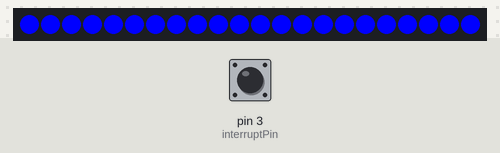
This sketch was run on a simulated Arduino Uno, built with avr-gcc and run on an emulated ATmega328P. Parts: 22 RGB LEDs in strip order, left to right. The test bench sets the inputs (shaded band); at power-on: pin 3 (interruptPin) HIGH.

Above: at 1.2 s.
1.3 s: pin 3 (interruptPin) pulled LOW for 0.15 s
At 1.39 s:
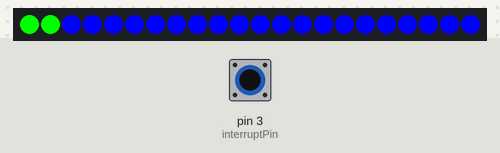
2.0 s: pin 3 (interruptPin) pulled LOW for 1 s
At 3.4 s:
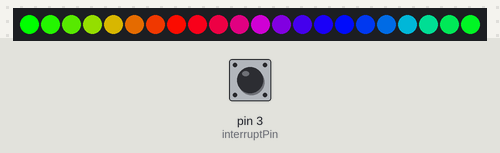
4.5 s: pin 3 (interruptPin) pulled LOW for 0.15 s
At 4.66 s:
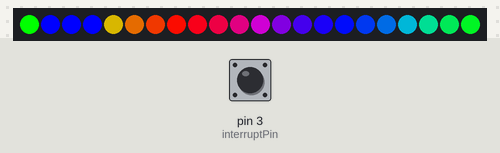
5.2 s: pin 3 (interruptPin) pulled LOW for 3.2 s
At 6.6 s:
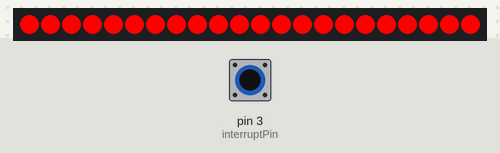
9.9 s: pin 3 (interruptPin) pulled LOW for 0.15 s
At 10.26 s:
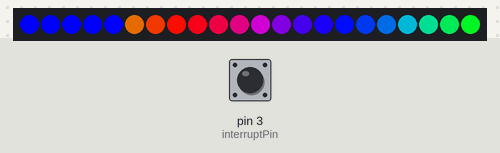
10.6 s: pin 3 (interruptPin) pulled LOW for 1 s
At 10.62 s:
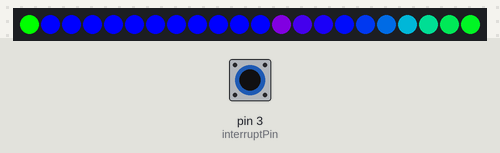

The sketch:

schuhe-code.ino
```cpp
#include <Adafruit_NeoPixel.h>

#define PIN 6
#define MAXF 5

const int interruptPin = 3;
volatile int state = 0;

Adafruit_NeoPixel strip = Adafruit_NeoPixel(22, PIN, NEO_GRB + NEO_KHZ800);

void setup() {
  pinMode(interruptPin, INPUT_PULLUP);
  strip.begin();
  strip.show(); // Initialize all pixels to 'off'
  attachInterrupt(digitalPinToInterrupt(interruptPin), handler, CHANGE);
}

void loop() {
  switch (state) {
    case 0:
      colorWipe(strip.Color(0, 0, 255), 50, 0);
      break;
    case 1:
      colorWipe(strip.Color(0, 255, 0), 50, 1);
      break;
    case 2:
      colorWipe(strip.Color(255, 0, 0), 50, 2);
      break;
    case 3:
      rainbow(20);
      break;
    case 4:
      rainbowCycle(20);
      break;
  }
}

void handler() {
  if(state + 1 < MAXF) {
    state++;
  } else {
    state = 0;
  }
}

int breakFunction(int num){
  if(state != num){

  }
}

void wheelstart() {
  // Some example procedures showing how to display to the pixels:
  colorWipe(strip.Color(255, 0, 0), 50, 0); // Red
  colorWipe(strip.Color(0, 255, 0), 50, 1); // Green
  colorWipe(strip.Color(0, 0, 255), 50, 2); // Blue
  rainbow(20);
  rainbowCycle(20);
}

// Fill the dots one after the other with a color
void colorWipe(uint32_t c, uint8_t wait, int stat) {
  for(uint16_t i=0; i<strip.numPixels(); i++) {
      strip.setPixelColor(i, c);
      strip.show();

      if(state != stat){
        break;
      }

      delay(wait);
  }
}

void rainbow(uint8_t wait) {
  uint16_t i, j;

  for(j=0; j<256; j++) {
    for(i=0; i<strip.numPixels(); i++) {
      strip.setPixelColor(i, Wheel((i+j) & 255));
      if(state != 1){
        break;
      }
    }
    strip.show();
    if(state != 1){
      break;
    }
    delay(wait);
  }
}

// Slightly different, this makes the rainbow equally distributed throughout
void rainbowCycle(uint8_t wait) {
  uint16_t i, j;

  for(j=0; j<256*5; j++) { // 5 cycles of all colors on wheel
    for(i=0; i< strip.numPixels(); i++) {
      strip.setPixelColor(i, Wheel(((i * 256 / strip.numPixels()) + j) & 255));
      if(state != 2){
        exit;
      }
    }
    strip.show();
    if(state != 2){
      break;
    }
    delay(wait);
  }
}

// Input a value 0 to 255 to get a color value.
// The colours are a transition r - g - b - back to r.
uint32_t Wheel(byte WheelPos) {
  if(WheelPos < 85) {
   return strip.Color(WheelPos * 3, 255 - WheelPos * 3, 0);
  } else if(WheelPos < 170) {
   WheelPos -= 85;
   return strip.Color(255 - WheelPos * 3, 0, WheelPos * 3);
  } else {
   WheelPos -= 170;
   return strip.Color(0, WheelPos * 3, 255 - WheelPos * 3);
  }
}
```

Measured:
- after the input at 1.3 s, the LEDs: first change at once (image 1 shows a later state)
- after the input at 2.0 s, the LEDs: first change after 0.05 s (image 2 shows a later state)
- after the input at 4.5 s, the LEDs: first change at once (image 3 shows a later state)
- after the input at 5.2 s, the LEDs: first change at once (image 4 shows a later state)
- after the input at 9.9 s, the LEDs: first change at once (image 5 shows a later state)
